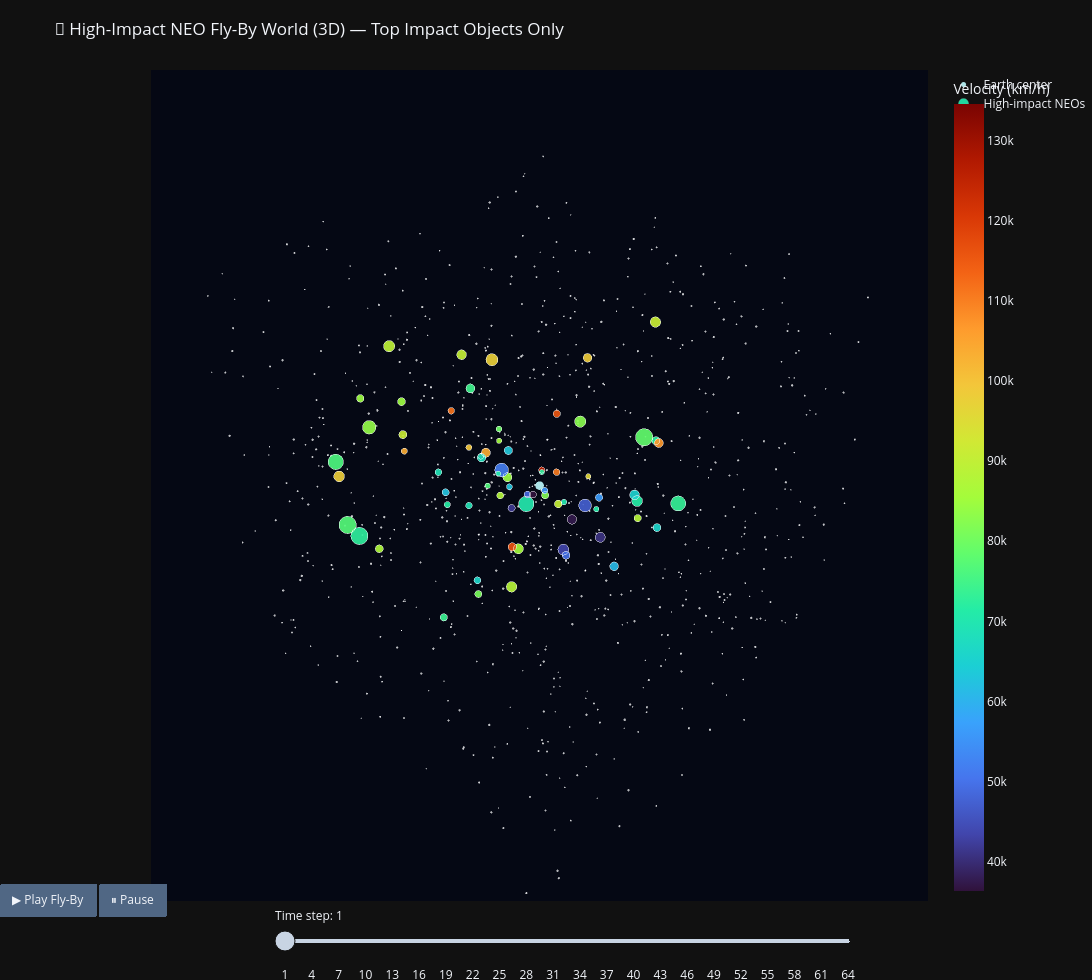

The notebook cell saved with this chart:
### Markdown cell above
### How to read the NEO Galaxy Wheel

This visualization is a **polar chart**, which means each NEO is placed using an angle and a distance from the center.

- **Center of the wheel**  
  The center is the smallest value of the plotted radial variable and represents the **closest observed approach distances** in this chart.

- **Distance from center (radius)**  
  Radius is `log10(close approach distance in km)`.  
  - Points closer to the center = closer approach to Earth.  
  - Points farther out = larger miss distances.  
  Because this is on a log scale, equal visual steps represent multiplicative increases in distance, not linear ones.

- **Angle (month position around the wheel)**  
  The circular axis is labeled by **months** (Jan–Dec).  
  - Positions around the wheel correspond to the time of year.  
  - Within each month sector, points are still distributed by day, so you can see finer timing patterns.

- **Color**  
  Color shows **relative velocity (km/h)**.  
  Warmer/brighter colors correspond to faster objects.

- **Marker size**  
  Marker size reflects estimated **diameter** (in meters).  
  Larger circles indicate larger NEOs.

- **Marker symbol**  
  Symbol distinguishes **hazard classification** (`Potentially hazardous` vs `Not hazardous`).

### How to use this plot effectively

1. Look for points that are **closer to the center** (smaller miss distance).  
2. Among those, prioritize points that are **large** (bigger marker) and **fast** (warmer color).  
3. Use the symbol/legend to check whether they are flagged as potentially hazardous.  
4. Hover over points to inspect exact values (name, date, velocity, distance, size).

In short, the wheel helps combine **when** the NEO appears (month/angle), **how close** it gets (radius), **how big** it is (size), and **how fast** it moves (color) in one view.

### Code cell
import numpy as np
import plotly.graph_objects as go

# ==============================================================
# Ultra-creative bonus: 3D NEO Fly-By Simulator (animated world)
# High-impact only edition
# ==============================================================

# Rebuild from full Part B data to keep ALL high-impact objects
world_df = viz_df.copy()
world_df = world_df[world_df["miss_distance_km"] > 0].copy()

# Ensure impact score exists for full dataset
world_df["size_pct"] = world_df["diameter_avg_km"].rank(pct=True)
world_df["speed_pct"] = world_df["relative_velocity_kmh"].rank(pct=True)
world_df["distance_inverse_pct"] = 1 - world_df["miss_distance_km"].rank(pct=True)
world_df["impact_score"] = (
    0.45 * world_df["distance_inverse_pct"]
    + 0.35 * world_df["size_pct"]
    + 0.20 * world_df["speed_pct"]
)

# Keep only high-impact (top 10%)
impact_cutoff_world = world_df["impact_score"].quantile(0.99)
world_df = world_df[world_df["impact_score"] >= impact_cutoff_world].copy()
world_df = world_df.sort_values("impact_score", ascending=False).reset_index(drop=True)

# Deterministic pseudo-orbital setup based on time + index
n = len(world_df)
idx = np.arange(n)

day = world_df["date"].dt.dayofyear.to_numpy()
miss_km = world_df["miss_distance_km"].to_numpy()
vel = world_df["relative_velocity_kmh"].to_numpy()
diam_m = (world_df["diameter_avg_km"].to_numpy() * 1000)

# Distances expressed in million km for scene readability
start_dist = np.clip(miss_km / 1_000_000, 0.35, 14.0)

# Angle around Earth from day-of-year; inclination from velocity percentile + index phase
theta = 2 * np.pi * (day / 366.0)
vel_rank = (world_df["relative_velocity_kmh"].rank(pct=True).to_numpy() - 0.5) * 1.3
incl = np.clip(vel_rank + 0.25 * np.sin(idx * 0.37), -1.0, 1.0)

# Initial position vectors
x0 = start_dist * np.cos(theta) * np.cos(incl)
y0 = start_dist * np.sin(theta) * np.cos(incl)
z0 = start_dist * np.sin(incl)
start_vec = np.column_stack([x0, y0, z0])

# Tangent direction (roughly orbital sideways motion)
tangent = np.column_stack([-y0, x0, np.zeros(n)])
tangent_norm = np.linalg.norm(tangent, axis=1, keepdims=True)
tangent_norm[tangent_norm == 0] = 1
tangent = tangent / tangent_norm

# Secondary axis for swirl (binormal-like)
binormal = np.cross(start_vec, tangent)
binorm_norm = np.linalg.norm(binormal, axis=1, keepdims=True)
binorm_norm[binorm_norm == 0] = 1
binormal = binormal / binorm_norm

# Closest-pass factor from impact score
score = world_df["impact_score"].to_numpy()
score_norm = (score - score.min()) / (score.max() - score.min() + 1e-9)
closest_factor = np.clip(0.12 + (1 - score_norm) * 0.42, 0.06, 0.65)

# Hazardous objects get an extra close pass
haz_boost = np.where(world_df["hazard_label"].to_numpy() == "Potentially hazardous", 0.82, 1.0)
closest_factor = np.clip(closest_factor * haz_boost, 0.06, 0.65)

# Marker sizes
marker_size = np.clip(3 + np.sqrt(np.clip(diam_m, 1, None)) / 3.0, 4, 20)

# Hover text
hover_text = (
    "<b>" + world_df["name"].astype(str) + "</b><br>" +
    "Date: " + world_df["date"].dt.strftime("%Y-%m-%d") + "<br>" +
    "Class: " + world_df["hazard_label"].astype(str) + "<br>" +
    "Impact score: " + world_df["impact_score"].round(3).astype(str) + "<br>" +
    "Velocity: " + world_df["relative_velocity_kmh"].round(0).astype(int).astype(str) + " km/h<br>" +
    "Diameter: " + (world_df["diameter_avg_km"] * 1000).round(1).astype(str) + " m<br>" +
    "Miss distance: " + world_df["miss_distance_km"].round(0).astype(int).astype(str) + " km"
)

# Earth sphere (radius in scene units: million km)
earth_r = 0.12
u = np.linspace(0, 2 * np.pi, 60)
v = np.linspace(0, np.pi, 30)
xs = earth_r * np.outer(np.cos(u), np.sin(v))
ys = earth_r * np.outer(np.sin(u), np.sin(v))
zs = earth_r * np.outer(np.ones_like(u), np.cos(v))

# Atmosphere shell
atm_r = earth_r * 1.13
xsa = atm_r * np.outer(np.cos(u), np.sin(v))
ysa = atm_r * np.outer(np.sin(u), np.sin(v))
zsa = atm_r * np.outer(np.ones_like(u), np.cos(v))

# Star field for extra cosmic vibes
star_n = 900
rng = np.random.default_rng(42)
star_xyz = rng.uniform(-16, 16, size=(star_n, 3))
star_size = rng.uniform(1, 2.2, size=star_n)

# Build animated frames
n_frames = 64
t_vals = np.linspace(0, 1, n_frames)
phase = idx * 0.41
spiral_amp = np.clip(start_dist * 0.11, 0.05, 1.35)

frames = []
for t in t_vals:
    # Fly-by profile: approach to closest point then depart
    if t <= 0.5:
        k = t / 0.5
        radial_scale = 1 - (1 - closest_factor) * k
    else:
        k = (t - 0.5) / 0.5
        radial_scale = closest_factor + (1.35 - closest_factor) * k

    swirl1 = (spiral_amp * np.sin(2 * np.pi * (t + phase)))[:, None] * tangent
    swirl2 = (0.75 * spiral_amp * np.cos(2 * np.pi * (t + phase)))[:, None] * binormal

    pos = start_vec * radial_scale[:, None] + swirl1 + swirl2

    frames.append(
        go.Frame(
            data=[
                go.Scatter3d(
                    x=pos[:, 0],
                    y=pos[:, 1],
                    z=pos[:, 2],
                    mode="markers",
                    marker=dict(
                        size=marker_size,
                        color=vel,
                        colorscale="Turbo",
                        cmin=float(np.min(vel)),
                        cmax=float(np.max(vel)),
                        opacity=0.92,
                        line=dict(width=0.4, color="rgba(255,255,255,0.35)"),
                        colorbar=dict(title="Velocity (km/h)", x=1.02)
                    ),
                    text=hover_text,
                    hovertemplate="%{text}<extra></extra>"
                )
            ],
            traces=[4],
            name=f"f{int(t * 1000)}"
        )
    )

# Initial asteroid positions
pos0 = start_vec + (
    (spiral_amp * np.sin(2 * np.pi * phase))[:, None] * tangent +
    (0.75 * spiral_amp * np.cos(2 * np.pi * phase))[:, None] * binormal
)

fig_world = go.Figure()

# 0) Stars
fig_world.add_trace(
    go.Scatter3d(
        x=star_xyz[:, 0], y=star_xyz[:, 1], z=star_xyz[:, 2],
        mode="markers",
        marker=dict(size=star_size, color="rgba(255,255,255,0.8)"),
        hoverinfo="skip",
        showlegend=False
    )
)

# 1) Earth
fig_world.add_trace(
    go.Surface(
        x=xs, y=ys, z=zs,
        colorscale=[[0, "#003366"], [0.35, "#1b6ca8"], [0.7, "#36c486"], [1, "#b0f0ff"]],
        showscale=False,
        opacity=0.98,
        lighting=dict(ambient=0.35, diffuse=0.85, specular=0.6, roughness=0.7, fresnel=0.35),
        lightposition=dict(x=120, y=-80, z=60),
        name="Earth"
    )
)

# 2) Atmosphere glow
fig_world.add_trace(
    go.Surface(
        x=xsa, y=ysa, z=zsa,
        colorscale=[[0, "rgba(100,180,255,0.08)"], [1, "rgba(120,210,255,0.22)"]],
        showscale=False,
        opacity=0.22,
        hoverinfo="skip",
        name="Atmosphere"
    )
)

# 3) Earth core glow point
fig_world.add_trace(
    go.Scatter3d(
        x=[0], y=[0], z=[0],
        mode="markers",
        marker=dict(size=5, color="#bffcff", opacity=0.9),
        name="Earth center",
        hovertemplate="Earth<extra></extra>"
    )
)

# 4) Animated asteroids
fig_world.add_trace(
    go.Scatter3d(
        x=pos0[:, 0], y=pos0[:, 1], z=pos0[:, 2],
        mode="markers",
        marker=dict(
            size=marker_size,
            color=vel,
            colorscale="Turbo",
            cmin=float(np.min(vel)),
            cmax=float(np.max(vel)),
            opacity=0.92,
            line=dict(width=0.4, color="rgba(255,255,255,0.35)"),
            colorbar=dict(title="Velocity (km/h)", x=1.02)
        ),
        text=hover_text,
        hovertemplate="%{text}<extra></extra>",
        name="High-impact NEOs"
    )
)

fig_world.frames = frames

fig_world.update_layout(
    title="🚀 High-Impact NEO Fly-By World (3D) — Top Impact Objects Only",
    template="plotly_dark",
    width=1500,
    height=980,
    margin=dict(l=0, r=0, t=70, b=0),
    scene=dict(
        xaxis=dict(visible=False, range=[-16, 16]),
        yaxis=dict(visible=False, range=[-16, 16]),
        zaxis=dict(visible=False, range=[-16, 16]),
        aspectmode="cube",
        bgcolor="rgba(5,8,20,1)"
    ),
    updatemenus=[
        dict(
            type="buttons",
            showactive=False,
            x=0.02,
            y=0.02,
            direction="left",
            buttons=[
                dict(
                    label="▶ Play Fly-By",
                    method="animate",
                    args=[None, dict(frame=dict(duration=75, redraw=False), transition=dict(duration=0), fromcurrent=True)]
                ),
                dict(
                    label="⏸ Pause",
                    method="animate",
                    args=[[None], dict(frame=dict(duration=0, redraw=False), mode="immediate", transition=dict(duration=0))]
                )
            ]
        )
    ],
    sliders=[
        dict(
            x=0.16,
            y=0.02,
            len=0.75,
            currentvalue=dict(prefix="Time step: "),
            steps=[
                dict(
                    label=str(i + 1),
                    method="animate",
                    args=[[fr.name], dict(mode="immediate", frame=dict(duration=0, redraw=False), transition=dict(duration=0))]
                )
                for i, fr in enumerate(frames)
            ]
        )
    ]
)

fig_world.show()
print(
    f"High-impact filter on: showing {n} NEOs "
    f"(impact score >= {impact_cutoff_world:.3f}, top 10% of all observations)."
)

### Figure 1 — Plotly figure (JSON) as saved in the notebook; plotly's stock layout.template omitted (floating-point values rounded to 4 significant figures; data arrays with more than 128 entries replaced by an {"elided": "..."} marker saying what was removed)
{"data": [{"hoverinfo": "skip", "marker": {"color": "rgba(255,255,255,0.8)", "size": {"elided": "900 float values"}}, "mode": "markers", "showlegend": false, "type": "scatter3d", "x": {"elided": "900 float values"}, "y": {"elided": "900 float values"}, "z": {"elided": "900 float values"}}, {"colorscale": [[0, "#003366"], [0.35, "#1b6ca8"], [0.7, "#36c486"], [1, "#b0f0ff"]], "lighting": {"ambient": 0.35, "diffuse": 0.85, "fresnel": 0.35, "roughness": 0.7, "specular": 0.6}, "lightposition": {"x": 120, "y": -80, "z": 60}, "name": "Earth", "opacity": 0.98, "showscale": false, "type": "surface", "x": {"elided": "60x30 float values"}, "y": {"elided": "60x30 float values"}, "z": {"elided": "60x30 float values"}}, {"colorscale": [[0, "rgba(100,180,255,0.08)"], [1, "rgba(120,210,255,0.22)"]], "hoverinfo": "skip", "name": "Atmosphere", "opacity": 0.22, "showscale": false, "type": "surface", "x": {"elided": "60x30 float values"}, "y": {"elided": "60x30 float values"}, "z": {"elided": "60x30 float values"}}, {"hovertemplate": "Earth<extra></extra>", "marker": {"color": "#bffcff", "opacity": 0.9, "size": 5}, "mode": "markers", "name": "Earth center", "type": "scatter3d", "x": [0], "y": [0], "z": [0]}, {"hovertemplate": "%{text}<extra></extra>", "marker": {"cmax": 134600.0, "cmin": 36360.0, "color": [70400.0, 84510.0, 103800.0, 81840.0, 126400.0, 110700.0, 82580.0, 115800.0, 90380.0, 97730.0, 47220.0, 71470.0, 73390.0, 88210.0, 48580.0, 91260.0, 98070.0, 56390.0, 43260.0, 61070.0, 87850.0, 70320.0, 91190.0, 63120.0, 72150.0, 51440.0, 37410.0, 83670.0, 72520.0, 99420.0, 55620.0, 49510.0, 65780.0, 65090.0, 134600.0, 36360.0, 72300.0, 41680.0, 62520.0, 89320.0, 85510.0, 107000.0, 76560.0, 40720.0, 90220.0, 69180.0, 66120.0, 98420.0, 78390.0, 88230.0, 80900.0, 71540.0, 95920.0, 79480.0, 71000.0, 85090.0, 111500.0, 84550.0, 76160.0, 69030.0, 68090.0, 86990.0, 103900.0, 74010.0, 116200.0, 76910.0, 84630.0, 62850.0, 74470.0, 71060.0], "colorbar": {"title": {"text": "Velocity (km/h)"}, "x": 1.02}, "colorscale": [[0, "#30123b"], [0.07143, "#4145ab"], [0.1429, "#4675ed"], [0.2143, "#39a2fc"], [0.2857, "#1bcfd4"], [0.3571, "#24eca6"], [0.4286, "#61fc6c"], [0.5, "#a4fc3b"], [0.5714, "#d1e834"], [0.6429, "#f3c63a"], [0.7143, "#fe9b2d"], [0.7857, "#f36315"], [0.8571, "#d93806"], [0.9286, "#b11901"], [1, "#7a0402"]], "line": {"color": "rgba(255,255,255,0.35)", "width": 0.4}, "opacity": 0.92, "size": [17.92, 10.61, 10.51, 8.529, 7.175, 7.684, 13.13, 8.478, 8.884, 14.03, 14.74, 12.54, 17.48, 8.441, 7.706, 9.422, 12.5, 8.529, 12.7, 10.12, 7.939, 6.537, 12.07, 9.526, 9.407, 15.84, 10.99, 15.72, 20.0, 6.834, 7.312, 9.189, 9.232, 11.14, 6.712, 7.916, 5.949, 8.391, 8.268, 13.11, 11.68, 10.46, 6.339, 11.56, 11.27, 7.433, 8.054, 10.07, 20.0, 12.15, 8.22, 7.204, 6.067, 6.773, 6.167, 6.241, 7.631, 8.763, 17.88, 7.793, 9.74, 9.035, 7.127, 8.491, 9.617, 20.0, 9.204, 6.852, 10.41, 6.347]}, "mode": "markers", "name": "High-impact NEOs", "text": ["<b>7482 (1994 PC1)</b><br>Date: 2022-01-18<br>Class: Potentially hazardous<br>Impact score: 0.93<br>Velocity: 70400 km/h<br>Diameter: 2002.4 m<br>Miss distance: 1981473 km", "<b>(2022 RM4)</b><br>Date: 2022-11-01<br>Class: Potentially hazardous<br>Impact score: 0.922<br>Velocity: 84515 km/h<br>Diameter: 521.8 m<br>Miss distance: 2297322 km", "<b>(2009 HV58)</b><br>Date: 2022-12-02<br>Class: Potentially hazardous<br>Impact score: 0.896<br>Velocity: 103833 km/h<br>Diameter: 507.6 m<br>Miss distance: 4719459 km", "<b>(2022 BH7)</b><br>Date: 2022-02-18<br>Class: Potentially hazardous<br>Impact score: 0.892<br>Velocity: 81838 km/h<br>Diameter: 275.1 m<br>Miss distance: 2289149 km", "<b>(2022 PX1)</b><br>Date: 2022-08-12<br>Class: Not hazardous<br>Impact score: 0.89<br>Velocity: 126437 km/h<br>Diameter: 156.9 m<br>Miss distance: 1087576 km", "<b>(2022 GY2)</b><br>Date: 2022-04-05<br>Class: Potentially hazardous<br>Impact score: 0.883<br>Velocity: 110739 km/h<br>Diameter: 197.5 m<br>Miss distance: 2272067 km", "<b>349068 (2006 YT13)</b><br>Date: 2022-07-19<br>Class: Potentially hazardous<br>Impact score: 0.879<br>Velocity: 82580 km/h<br>Diameter: 923.7 m<br>Miss distance: 6758151 km", "<b>(2022 OE2)</b><br>Date: 2022-08-04<br>Class: Potentially hazardous<br>Impact score: 0.865<br>Velocity: 115811 km/h<br>Diameter: 270.1 m<br>Miss distance: 5188162 km", "<b>455176 (1999 VF22)</b><br>Date: 2022-02-22<br>Class: Potentially hazardous<br>Impact score: 0.864<br>Velocity: 90376 km/h<br>Diameter: 311.6 m<br>Miss distance: 5366107 km", "<b>162825 (2001 BO61)</b><br>Date: 2022-09-11<br>Class: Potentially hazardous<br>Impact score: 0.847<br>Velocity: 97725 km/h<br>Diameter: 1095.3 m<br>Miss distance: 11912139 km", "<b>7335 (1989 JA)</b><br>Date: 2022-05-27<br>Class: Potentially hazardous<br>Impact score: 0.847<br>Velocity: 47216 km/h<br>Diameter: 1240.3 m<br>Miss distance: 4024659 km", "<b>(2018 XR)</b><br>Date: 2022-06-13<br>Class: Potentially hazardous<br>Impact score: 0.846<br>Velocity: 71465 km/h<br>Diameter: 819.5 m<br>Miss distance: 8894164 km", "<b>5693 (1993 EA)</b><br>Date: 2022-05-28<br>Class: Potentially hazardous<br>Impact score: 0.845<br>Velocity: 73394 km/h<br>Diameter: 1886.0 m<br>Miss distance: 10256223 km", "<b>363599 (2004 FG11)</b><br>Date: 2022-04-12<br>Class: Potentially hazardous<br>Impact score: 0.833<br>Velocity: 88212 km/h<br>Diameter: 266.4 m<br>Miss distance: 7393522 km", "<b>(2005 LW3)</b><br>Date: 2022-11-23<br>Class: Potentially hazardous<br>Impact score: 0.831<br>Velocity: 48580 km/h<br>Diameter: 199.3 m<br>Miss distance: 1139885 km", "<b>(2011 TC4)</b><br>Date: 2022-10-28<br>Class: Potentially hazardous<br>Impact score: 0.829<br>Velocity: 91255 km/h<br>Diameter: 371.1 m<br>Miss distance: 10073642 km", "<b>162474 (2000 LB16)</b><br>Date: 2022-12-09<br>Class: Potentially hazardous<br>Impact score: 0.826<br>Velocity: 98065 km/h<br>Diameter: 812.0 m<br>Miss distance: 14690300 km", "<b>(2022 HT2)</b><br>Date: 2022-05-30<br>Class: Potentially hazardous<br>Impact score: 0.82<br>Velocity: 56392 km/h<br>Diameter: 275.1 m<br>Miss distance: 4570468 km", "<b>138971 (2001 CB21)</b><br>Date: 2022-03-04<br>Class: Potentially hazardous<br>Impact score: 0.818<br>Velocity: 43261 km/h<br>Diameter: 846.3 m<br>Miss distance: 4911059 km", "<b>317255 (2002 DJ5)</b><br>Date: 2022-03-31<br>Class: Potentially hazardous<br>Impact score: 0.818<br>Velocity: 61075 km/h<br>Diameter: 456.6 m<br>Miss distance: 8181170 km", "<b>(2022 BJ)</b><br>Date: 2022-01-18<br>Class: Potentially hazardous<br>Impact score: 0.818<br>Velocity: 87847 km/h<br>Diameter: 219.6 m<br>Miss distance: 7891795 km", "<b>(2017 WN13)</b><br>Date: 2022-04-04<br>Class: Not hazardous<br>Impact score: 0.817<br>Velocity: 70324 km/h<br>Diameter: 112.6 m<br>Miss distance: 2396716 km", "<b>(2013 BC18)</b><br>Date: 2022-06-28<br>Class: Potentially hazardous<br>Impact score: 0.817<br>Velocity: 91189 km/h<br>Diameter: 740.5 m<br>Miss distance: 15312852 km", "<b>(2012 PG6)</b><br>Date: 2022-09-01<br>Class: Not hazardous<br>Impact score: 0.817<br>Velocity: 63120 km/h<br>Diameter: 383.3 m<br>Miss distance: 8014636 km", "<b>(2011 MU)</b><br>Date: 2022-06-23<br>Class: Potentially hazardous<br>Impact score: 0.815<br>Velocity: 72146 km/h<br>Diameter: 369.4 m<br>Miss distance: 9843088 km", "<b>161989 Cacus (1978 CA)</b><br>Date: 2022-09-01<br>Class: Potentially hazardous<br>Impact score: 0.814<br>Velocity: 51437 km/h<br>Diameter: 1484.4 m<br>Miss distance: 8607753 km", "<b>418135 (2008 AG33)</b><br>Date: 2022-04-28<br>Class: Potentially hazardous<br>Impact score: 0.812<br>Velocity: 37405 km/h<br>Diameter: 574.8 m<br>Miss distance: 3241979 km", "<b>312942 (1995 EK1)</b><br>Date: 2022-10-18<br>Class: Not hazardous<br>Impact score: 0.812<br>Velocity: 83666 km/h<br>Diameter: 1457.3 m<br>Miss distance: 16705790 km", "<b>143947 (2003 YQ117)</b><br>Date: 2022-11-12<br>Class: Not hazardous<br>Impact score: 0.811<br>Velocity: 72523 km/h<br>Diameter: 3627.0 m<br>Miss distance: 15575054 km", "<b>(2022 UL16)</b><br>Date: 2022-10-27<br>Class: Not hazardous<br>Impact score: 0.81<br>Velocity: 99416 km/h<br>Diameter: 132.3 m<br>Miss distance: 5647688 km", "<b>(2016 CZ31)</b><br>Date: 2022-07-29<br>Class: Not hazardous<br>Impact score: 0.81<br>Velocity: 55624 km/h<br>Diameter: 167.3 m<br>Miss distance: 2798018 km", "<b>(2013 BO76)</b><br>Date: 2022-03-24<br>Class: Potentially hazardous<br>Impact score: 0.808<br>Velocity: 49513 km/h<br>Diameter: 344.8 m<br>Miss distance: 5112503 km", "<b>(2017 VV)</b><br>Date: 2022-05-15<br>Class: Potentially hazardous<br>Impact score: 0.807<br>Velocity: 65780 km/h<br>Diameter: 349.6 m<br>Miss distance: 9254058 km", "<b>66400 (1999 LT7)</b><br>Date: 2022-07-02<br>Class: Not hazardous<br>Impact score: 0.807<br>Velocity: 65092 km/h<br>Diameter: 596.4 m<br>Miss distance: 11787721 km", "<b>(2018 YC2)</b><br>Date: 2022-12-22<br>Class: Not hazardous<br>Impact score: 0.806<br>Velocity: 134553 km/h<br>Diameter: 124.0 m<br>Miss distance: 6010452 km", "<b>(2010 XC15)</b><br>Date: 2022-12-27<br>Class: Potentially hazardous<br>Impact score: 0.806<br>Velocity: 36358 km/h<br>Diameter: 217.5 m<br>Miss distance: 772315 km", "<b>(2022 QF)</b><br>Date: 2022-08-17<br>Class: Not hazardous<br>Impact score: 0.804<br>Velocity: 72304 km/h<br>Diameter: 78.3 m<br>Miss distance: 1509989 km", "<b>(2014 HK129)</b><br>Date: 2022-12-20<br>Class: Potentially hazardous<br>Impact score: 0.802<br>Velocity: 41680 km/h<br>Diameter: 261.5 m<br>Miss distance: 2569143 km", "<b>(2022 UC22)</b><br>Date: 2022-11-07<br>Class: Potentially hazardous<br>Impact score: 0.802<br>Velocity: 62524 km/h<br>Diameter: 249.8 m<br>Miss distance: 7001912 km", "<b>194268 (2001 UY4)</b><br>Date: 2022-10-22<br>Class: Potentially hazardous<br>Impact score: 0.801<br>Velocity: 89315 km/h<br>Diameter: 919.5 m<br>Miss distance: 18289617 km", "<b>388188 (2006 DP14)</b><br>Date: 2022-02-06<br>Class: Potentially hazardous<br>Impact score: 0.801<br>Velocity: 85514 km/h<br>Diameter: 678.5 m<br>Miss distance: 17132946 km", "<b>474585 (2004 HC2)</b><br>Date: 2022-04-02<br>Class: Not hazardous<br>Impact score: 0.8<br>Velocity: 106979 km/h<br>Diameter: 500.7 m<br>Miss distance: 17222662 km", "<b>(2022 WT2)</b><br>Date: 2022-11-15<br>Class: Not hazardous<br>Impact score: 0.798<br>Velocity: 76557 km/h<br>Diameter: 100.4 m<br>Miss distance: 3557533 km", "<b>467460 (2006 JF42)</b><br>Date: 2022-05-09<br>Class: Potentially hazardous<br>Impact score: 0.798<br>Velocity: 40720 km/h<br>Diameter: 660.0 m<br>Miss distance: 5710664 km", "<b>(2013 TR5)</b><br>Date: 2022-09-11<br>Class: Not hazardous<br>Impact score: 0.797<br>Velocity: 90225 km/h<br>Diameter: 615.9 m<br>Miss distance: 17986551 km", "<b>(2022 UL9)</b><br>Date: 2022-10-21<br>Class: Potentially hazardous<br>Impact score: 0.797<br>Velocity: 69185 km/h<br>Diameter: 176.8 m<br>Miss distance: 6521748 km", "<b>(2022 BA)</b><br>Date: 2022-01-14<br>Class: Potentially hazardous<br>Impact score: 0.796<br>Velocity: 66123 km/h<br>Diameter: 229.9 m<br>Miss distance: 7873990 km", "<b>(2008 MG1)</b><br>Date: 2022-07-26<br>Class: Not hazardous<br>Impact score: 0.796<br>Velocity: 98421 km/h<br>Diameter: 450.3 m<br>Miss distance: 16998363 km", "<b>12711 Tukmit (1991 BB)</b><br>Date: 2022-07-15<br>Class: Not hazardous<br>Impact score: 0.795<br>Velocity: 78392 km/h<br>Diameter: 2738.7 m<br>Miss distance: 19336947 km", "<b>(2015 XP378)</b><br>Date: 2022-02-05<br>Class: Not hazardous<br>Impact score: 0.795<br>Velocity: 88235 km/h<br>Diameter: 754.3 m<br>Miss distance: 18980661 km", "<b>(2019 CH1)</b><br>Date: 2022-01-25<br>Class: Potentially hazardous<br>Impact score: 0.795<br>Velocity: 80895 km/h<br>Diameter: 245.2 m<br>Miss distance: 10790447 km", "<b>(2022 YA)</b><br>Date: 2022-12-04<br>Class: Not hazardous<br>Impact score: 0.794<br>Velocity: 71542 km/h<br>Diameter: 159.1 m<br>Miss distance: 6462757 km", "<b>(2022 GR2)</b><br>Date: 2022-04-16<br>Class: Not hazardous<br>Impact score: 0.793<br>Velocity: 95918 km/h<br>Diameter: 84.6 m<br>Miss distance: 3983965 km", "<b>(2022 TB)</b><br>Date: 2022-09-22<br>Class: Not hazardous<br>Impact score: 0.791<br>Velocity: 79480 km/h<br>Diameter: 128.1 m<br>Miss distance: 6119862 km", "<b>(2022 UW3)</b><br>Date: 2022-10-21<br>Class: Not hazardous<br>Impact score: 0.789<br>Velocity: 70997 km/h<br>Diameter: 90.3 m<br>Miss distance: 3083303 km", "<b>(2022 TZ1)</b><br>Date: 2022-10-01<br>Class: Not hazardous<br>Impact score: 0.789<br>Velocity: 85091 km/h<br>Diameter: 94.5 m<br>Miss distance: 4532208 km", "<b>(1995 CR)</b><br>Date: 2022-12-31<br>Class: Potentially hazardous<br>Impact score: 0.789<br>Velocity: 111460 km/h<br>Diameter: 193.0 m<br>Miss distance: 11290877 km", "<b>(2016 TA57)</b><br>Date: 2022-10-23<br>Class: Potentially hazardous<br>Impact score: 0.789<br>Velocity: 84550 km/h<br>Diameter: 298.9 m<br>Miss distance: 14143638 km", "<b>217628 Lugh (1990 HA)</b><br>Date: 2022-11-20<br>Class: Potentially hazardous<br>Impact score: 0.788<br>Velocity: 76159 km/h<br>Diameter: 1993.2 m<br>Miss distance: 20171981 km", "<b>(2022 UN)</b><br>Date: 2022-10-11<br>Class: Potentially hazardous<br>Impact score: 0.787<br>Velocity: 69029 km/h<br>Diameter: 206.8 m<br>Miss distance: 8703936 km", "<b>365014 (2008 OX2)</b><br>Date: 2022-09-12<br>Class: Potentially hazardous<br>Impact score: 0.787<br>Velocity: 68089 km/h<br>Diameter: 408.8 m<br>Miss distance: 13629674 km", "<b>(2017 BQ93)</b><br>Date: 2023-01-01<br>Class: Potentially hazardous<br>Impact score: 0.786<br>Velocity: 86988 km/h<br>Diameter: 327.7 m<br>Miss distance: 15384365 km", "<b>(2022 VK1)</b><br>Date: 2022-11-08<br>Class: Not hazardous<br>Impact score: 0.786<br>Velocity: 103868 km/h<br>Diameter: 153.3 m<br>Miss distance: 9530763 km", "<b>(2021 YN)</b><br>Date: 2022-01-20<br>Class: Not hazardous<br>Impact score: 0.786<br>Velocity: 74007 km/h<br>Diameter: 271.4 m<br>Miss distance: 11980434 km", "<b>(2022 CV)</b><br>Date: 2022-02-02<br>Class: Potentially hazardous<br>Impact score: 0.785<br>Velocity: 116239 km/h<br>Diameter: 394.0 m<br>Miss distance: 18691185 km", "<b>85713 (1998 SS49)</b><br>Date: 2022-11-21<br>Class: Potentially hazardous<br>Impact score: 0.785<br>Velocity: 76911 km/h<br>Diameter: 2934.6 m<br>Miss distance: 21149228 km", "<b>(2022 QZ5)</b><br>Date: 2022-10-03<br>Class: Potentially hazardous<br>Impact score: 0.785<br>Velocity: 84628 km/h<br>Diameter: 346.4 m<br>Miss distance: 15842124 km", "<b>(2005 RX3)</b><br>Date: 2022-09-18<br>Class: Not hazardous<br>Impact score: 0.784<br>Velocity: 62851 km/h<br>Diameter: 133.5 m<br>Miss distance: 4742190 km", "<b>(2000 BO28)</b><br>Date: 2022-09-13<br>Class: Potentially hazardous<br>Impact score: 0.782<br>Velocity: 74474 km/h<br>Diameter: 493.8 m<br>Miss distance: 16934886 km", "<b>(2022 HK)</b><br>Date: 2022-04-12<br>Class: Not hazardous<br>Impact score: 0.782<br>Velocity: 71058 km/h<br>Diameter: 100.8 m<br>Miss distance: 4371157 km"], "type": "scatter3d", "x": [1.875, 1.252, 2.898, 1.259, -0.6213, -0.1647, -6.268, -3.335, 2.599, -5.003, -2.856, -7.594, -7.926, -2.028, 0.5773, 5.075, 12.22, -3.566, 1.674, 1.076, 6.312, 0.06502, -10.87, -3.571, -9.585, -3.075, -0.815, 4.466, 8.696, 1.93, -1.721, 1.086, -6.208, -10.26, 4.385, 0.6476, -1.179, 2.447, 3.706, 3.838, 10.09, 1.163, 2.735, -2.258, -4.349, 2.052, 6.862, -12.02, -13.61, 10.8, 9.802, 5.552, -1.261, -1.629, 1.258, -0.1904, 7.085, 5.728, 9.564, 2.262, -4.865, 13.81, 5.969, 11.3, 10.29, 9.657, 0.8566, -0.8337, -5.255, -1.237], "y": [0.5987, -1.898, -2.18, 1.783, -0.4065, 1.452, -2.076, -1.628, 4.286, -10.09, 1.711, 2.634, 6.091, 7.151, -0.6165, -8.335, -5.631, 2.38, 3.931, 7.929, 2.882, 2.403, 0.5783, -6.935, 2.418, -7.22, 2.351, -13.28, -9.809, -5.057, -1.187, 3.642, 5.682, 0.243, -1.007, 0.01326, -0.9533, -0.2584, -5.752, -10.7, 8.422, 10.78, -2.299, 3.771, -12.82, -5.225, 0.9945, -6.714, -1.837, 8.565, 4.486, -3.325, 3.349, -5.788, -2.822, -4.228, -0.4306, -12.08, -10.17, -8.262, -11.57, 0.322, -7.112, 2.815, 8.145, -9.631, -13.96, -3.958, -13.03, 4.192], "z": [-0.2785, 0.3883, 3.061, 0.7356, 0.8021, 1.75, 1.551, 3.661, 2.003, 4.086, -2.292, -3.877, -2.473, -0.07371, -0.7756, 2.701, 4.009, -1.629, -2.467, -1.92, 3.855, -0.1339, 8.857, -1.971, 0.4308, -3.662, -2.104, 0.8615, -5.019, 1.7, -1.884, -3.464, -3.951, -5.886, 4.02, -0.4278, 0.09782, -0.7858, -1.611, 8.237, 4.96, 8.95, 0.2036, -3.689, 3.728, -3.366, -3.814, 2.874, -2.992, 2.695, -1.012, -0.4784, 1.8, 1.322, 0.2295, 1.667, 8.832, 4.325, 1.699, -1.799, -5.43, 2.468, 2.314, -3.06, 5.051, -3.395, 1.252, -2.507, 0.3132, -0.4778]}], "layout": {"height": 980, "margin": {"b": 0, "l": 0, "r": 0, "t": 70}, "scene": {"aspectmode": "cube", "bgcolor": "rgba(5,8,20,1)", "xaxis": {"range": [-16, 16], "visible": false}, "yaxis": {"range": [-16, 16], "visible": false}, "zaxis": {"range": [-16, 16], "visible": false}}, "sliders": [{"currentvalue": {"prefix": "Time step: "}, "len": 0.75, "steps": [{"args": [["f0"], {"frame": {"duration": 0, "redraw": false}, "mode": "immediate", "transition": {"duration": 0}}], "label": "1", "method": "animate"}, {"args": [["f15"], {"frame": {"duration": 0, "redraw": false}, "mode": "immediate", "transition": {"duration": 0}}], "label": "2", "method": "animate"}, {"args": [["f31"], {"frame": {"duration": 0, "redraw": false}, "mode": "immediate", "transition": {"duration": 0}}], "label": "3", "method": "animate"}, {"args": [["f47"], {"frame": {"duration": 0, "redraw": false}, "mode": "immediate", "transition": {"duration": 0}}], "label": "4", "method": "animate"}, {"args": [["f63"], {"frame": {"duration": 0, "redraw": false}, "mode": "immediate", "transition": {"duration": 0}}], "label": "5", "method": "animate"}, {"args": [["f79"], {"frame": {"duration": 0, "redraw": false}, "mode": "immediate", "transition": {"duration": 0}}], "label": "6", "method": "animate"}, {"args": [["f95"], {"frame": {"duration": 0, "redraw": false}, "mode": "immediate", "transition": {"duration": 0}}], "label": "7", "method": "animate"}, {"args": [["f111"], {"frame": {"duration": 0, "redraw": false}, "mode": "immediate", "transition": {"duration": 0}}], "label": "8", "method": "animate"}, {"args": [["f126"], {"frame": {"duration": 0, "redraw": false}, "mode": "immediate", "transition": {"duration": 0}}], "label": "9", "method": "animate"}, {"args": [["f142"], {"frame": {"duration": 0, "redraw": false}, "mode": "immediate", "transition": {"duration": 0}}], "label": "10", "method": "animate"}, {"args": [["f158"], {"frame": {"duration": 0, "redraw": false}, "mode": "immediate", "transition": {"duration": 0}}], "label": "11", "method": "animate"}, {"args": [["f174"], {"frame": {"duration": 0, "redraw": false}, "mode": "immediate", "transition": {"duration": 0}}], "label": "12", "method": "animate"}, {"args": [["f190"], {"frame": {"duration": 0, "redraw": false}, "mode": "immediate", "transition": {"duration": 0}}], "label": "13", "method": "animate"}, {"args": [["f206"], {"frame": {"duration": 0, "redraw": false}, "mode": "immediate", "transition": {"duration": 0}}], "label": "14", "method": "animate"}, {"args": [["f222"], {"frame": {"duration": 0, "redraw": false}, "mode": "immediate", "transition": {"duration": 0}}], "label": "15", "method": "animate"}, {"args": [["f238"], {"frame": {"duration": 0, "redraw": false}, "mode": "immediate", "transition": {"duration": 0}}], "label": "16", "method": "animate"}, {"args": [["f253"], {"frame": {"duration": 0, "redraw": false}, "mode": "immediate", "transition": {"duration": 0}}], "label": "17", "method": "animate"}, {"args": [["f269"], {"frame": {"duration": 0, "redraw": false}, "mode": "immediate", "transition": {"duration": 0}}], "label": "18", "method": "animate"}, {"args": [["f285"], {"frame": {"duration": 0, "redraw": false}, "mode": "immediate", "transition": {"duration": 0}}], "label": "19", "method": "animate"}, {"args": [["f301"], {"frame": {"duration": 0, "redraw": false}, "mode": "immediate", "transition": {"duration": 0}}], "label": "20", "method": "animate"}, {"args": [["f317"], {"frame": {"duration": 0, "redraw": false}, "mode": "immediate", "transition": {"duration": 0}}], "label": "21", "method": "animate"}, {"args": [["f333"], {"frame": {"duration": 0, "redraw": false}, "mode": "immediate", "transition": {"duration": 0}}], "label": "22", "method": "animate"}, {"args": [["f349"], {"frame": {"duration": 0, "redraw": false}, "mode": "immediate", "transition": {"duration": 0}}], "label": "23", "method": "animate"}, {"args": [["f365"], {"frame": {"duration": 0, "redraw": false}, "mode": "immediate", "transition": {"duration": 0}}], "label": "24", "method": "animate"}, {"args": [["f380"], {"frame": {"duration": 0, "redraw": false}, "mode": "immediate", "transition": {"duration": 0}}], "label": "25", "method": "animate"}, {"args": [["f396"], {"frame": {"duration": 0, "redraw": false}, "mode": "immediate", "transition": {"duration": 0}}], "label": "26", "method": "animate"}, {"args": [["f412"], {"frame": {"duration": 0, "redraw": false}, "mode": "immediate", "transition": {"duration": 0}}], "label": "27", "method": "animate"}, {"args": [["f428"], {"frame": {"duration": 0, "redraw": false}, "mode": "immediate", "transition": {"duration": 0}}], "label": "28", "method": "animate"}, {"args": [["f444"], {"frame": {"duration": 0, "redraw": false}, "mode": "immediate", "transition": {"duration": 0}}], "label": "29", "method": "animate"}, {"args": [["f460"], {"frame": {"duration": 0, "redraw": false}, "mode": "immediate", "transition": {"duration": 0}}], "label": "30", "method": "animate"}, {"args": [["f476"], {"frame": {"duration": 0, "redraw": false}, "mode": "immediate", "transition": {"duration": 0}}], "label": "31", "method": "animate"}, {"args": [["f492"], {"frame": {"duration": 0, "redraw": false}, "mode": "immediate", "transition": {"duration": 0}}], "label": "32", "method": "animate"}, {"args": [["f507"], {"frame": {"duration": 0, "redraw": false}, "mode": "immediate", "transition": {"duration": 0}}], "label": "33", "method": "animate"}, {"args": [["f523"], {"frame": {"duration": 0, "redraw": false}, "mode": "immediate", "transition": {"duration": 0}}], "label": "34", "method": "animate"}, {"args": [["f539"], {"frame": {"duration": 0, "redraw": false}, "mode": "immediate", "transition": {"duration": 0}}], "label": "35", "method": "animate"}, {"args": [["f555"], {"frame": {"duration": 0, "redraw": false}, "mode": "immediate", "transition": {"duration": 0}}], "label": "36", "method": "animate"}, {"args": [["f571"], {"frame": {"duration": 0, "redraw": false}, "mode": "immediate", "transition": {"duration": 0}}], "label": "37", "method": "animate"}, {"args": [["f587"], {"frame": {"duration": 0, "redraw": false}, "mode": "immediate", "transition": {"duration": 0}}], "label": "38", "method": "animate"}, {"args": [["f603"], {"frame": {"duration": 0, "redraw": false}, "mode": "immediate", "transition": {"duration": 0}}], "label": "39", "method": "animate"}, {"args": [["f619"], {"frame": {"duration": 0, "redraw": false}, "mode": "immediate", "transition": {"duration": 0}}], "label": "40", "method": "animate"}, {"args": [["f634"], {"frame": {"duration": 0, "redraw": false}, "mode": "immediate", "transition": {"duration": 0}}], "label": "41", "method": "animate"}, {"args": [["f650"], {"frame": {"duration": 0, "redraw": false}, "mode": "immediate", "transition": {"duration": 0}}], "label": "42", "method": "animate"}, {"args": [["f666"], {"frame": {"duration": 0, "redraw": false}, "mode": "immediate", "transition": {"duration": 0}}], "label": "43", "method": "animate"}, {"args": [["f682"], {"frame": {"duration": 0, "redraw": false}, "mode": "immediate", "transition": {"duration": 0}}], "label": "44", "method": "animate"}, {"args": [["f698"], {"frame": {"duration": 0, "redraw": false}, "mode": "immediate", "transition": {"duration": 0}}], "label": "45", "method": "animate"}, {"args": [["f714"], {"frame": {"duration": 0, "redraw": false}, "mode": "immediate", "transition": {"duration": 0}}], "label": "46", "method": "animate"}, {"args": [["f730"], {"frame": {"duration": 0, "redraw": false}, "mode": "immediate", "transition": {"duration": 0}}], "label": "47", "method": "animate"}, {"args": [["f746"], {"frame": {"duration": 0, "redraw": false}, "mode": "immediate", "transition": {"duration": 0}}], "label": "48", "method": "animate"}, {"args": [["f761"], {"frame": {"duration": 0, "redraw": false}, "mode": "immediate", "transition": {"duration": 0}}], "label": "49", "method": "animate"}, {"args": [["f777"], {"frame": {"duration": 0, "redraw": false}, "mode": "immediate", "transition": {"duration": 0}}], "label": "50", "method": "animate"}, {"args": [["f793"], {"frame": {"duration": 0, "redraw": false}, "mode": "immediate", "transition": {"duration": 0}}], "label": "51", "method": "animate"}, {"args": [["f809"], {"frame": {"duration": 0, "redraw": false}, "mode": "immediate", "transition": {"duration": 0}}], "label": "52", "method": "animate"}, {"args": [["f825"], {"frame": {"duration": 0, "redraw": false}, "mode": "immediate", "transition": {"duration": 0}}], "label": "53", "method": "animate"}, {"args": [["f841"], {"frame": {"duration": 0, "redraw": false}, "mode": "immediate", "transition": {"duration": 0}}], "label": "54", "method": "animate"}, {"args": [["f857"], {"frame": {"duration": 0, "redraw": false}, "mode": "immediate", "transition": {"duration": 0}}], "label": "55", "method": "animate"}, {"args": [["f873"], {"frame": {"duration": 0, "redraw": false}, "mode": "immediate", "transition": {"duration": 0}}], "label": "56", "method": "animate"}, {"args": [["f888"], {"frame": {"duration": 0, "redraw": false}, "mode": "immediate", "transition": {"duration": 0}}], "label": "57", "method": "animate"}, {"args": [["f904"], {"frame": {"duration": 0, "redraw": false}, "mode": "immediate", "transition": {"duration": 0}}], "label": "58", "method": "animate"}, {"args": [["f920"], {"frame": {"duration": 0, "redraw": false}, "mode": "immediate", "transition": {"duration": 0}}], "label": "59", "method": "animate"}, {"args": [["f936"], {"frame": {"duration": 0, "redraw": false}, "mode": "immediate", "transition": {"duration": 0}}], "label": "60", "method": "animate"}, {"args": [["f952"], {"frame": {"duration": 0, "redraw": false}, "mode": "immediate", "transition": {"duration": 0}}], "label": "61", "method": "animate"}, {"args": [["f968"], {"frame": {"duration": 0, "redraw": false}, "mode": "immediate", "transition": {"duration": 0}}], "label": "62", "method": "animate"}, {"args": [["f984"], {"frame": {"duration": 0, "redraw": false}, "mode": "immediate", "transition": {"duration": 0}}], "label": "63", "method": "animate"}, {"args": [["f1000"], {"frame": {"duration": 0, "redraw": false}, "mode": "immediate", "transition": {"duration": 0}}], "label": "64", "method": "animate"}], "x": 0.16, "y": 0.02}], "title": {"text": "🚀 High-Impact NEO Fly-By World (3D) — Top Impact Objects Only"}, "updatemenus": [{"buttons": [{"args": [null, {"frame": {"duration": 75, "redraw": false}, "fromcurrent": true, "transition": {"duration": 0}}], "label": "▶ Play Fly-By", "method": "animate"}, {"args": [[null], {"frame": {"duration": 0, "redraw": false}, "mode": "immediate", "transition": {"duration": 0}}], "label": "⏸ Pause", "method": "animate"}], "direction": "left", "showactive": false, "type": "buttons", "x": 0.02, "y": 0.02}], "width": 1500}}
